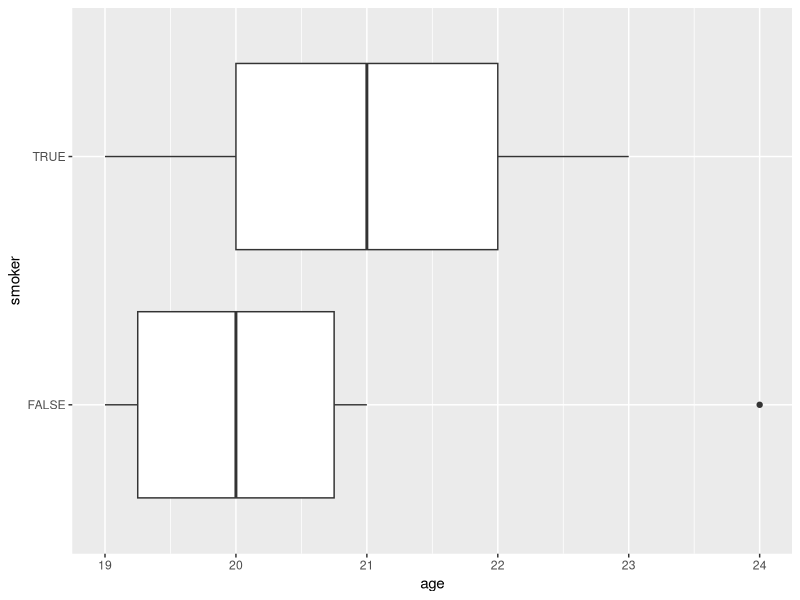

The R script that drew this image:
## ---- chunk 1
library(dplyr)
smoker <- c(TRUE, TRUE, TRUE, TRUE,FALSE, FALSE, TRUE, TRUE, TRUE, FALSE, FALSE, FALSE, FALSE, TRUE, TRUE)
age<- c(19, 21, 22, 23, 24, 20, 21, 20, 22, 21, 19, 19, 20, 22, 19)
people <- data.frame(smoker, age)
people <- people %>% filter(age <= 34)
obs <- nrow(people)
## ---- chunk 2
library(ggplot2)
ggplot(data = people,
       aes(x = age,
           y = smoker)) +
  geom_boxplot()

